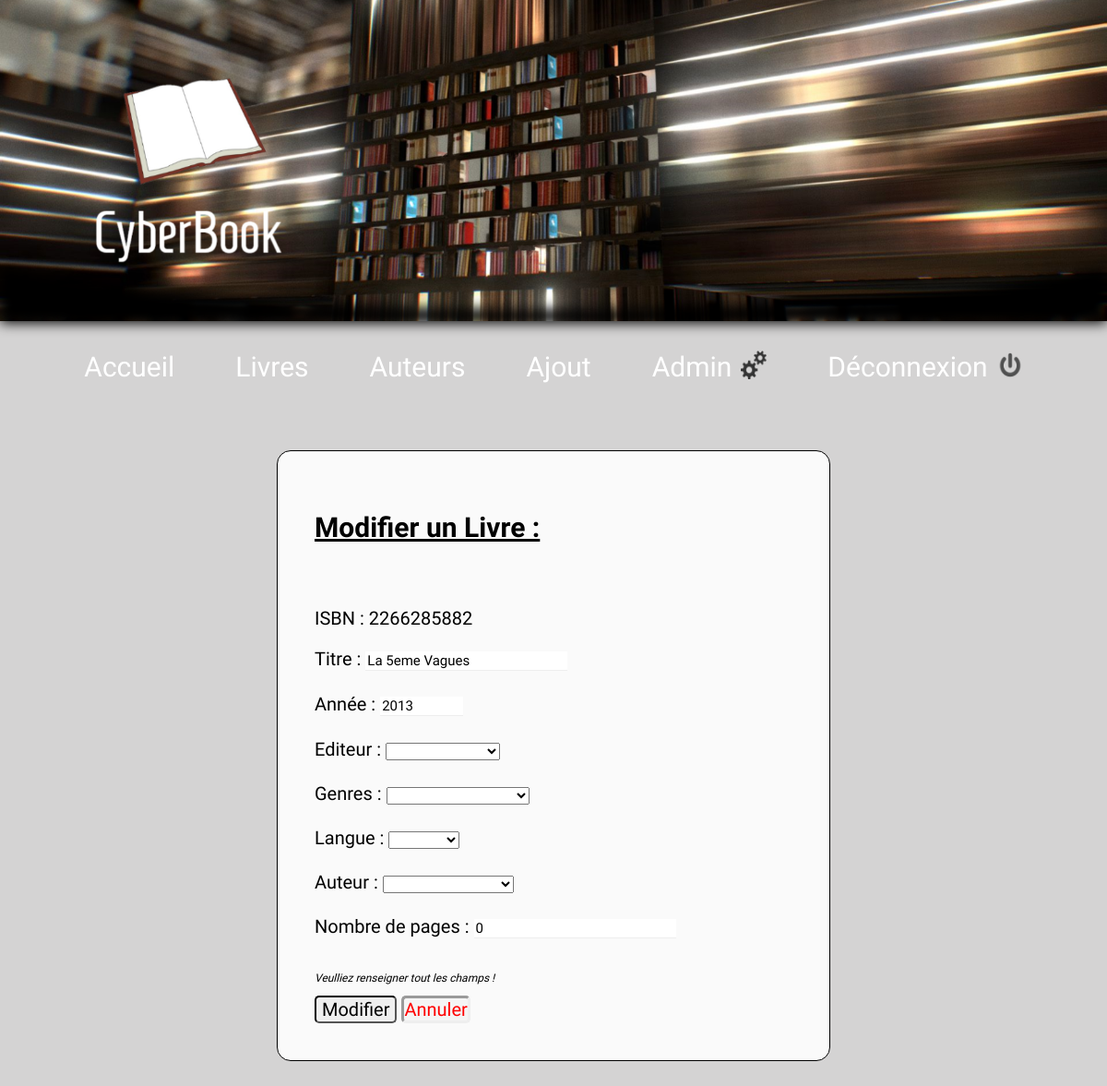
The app's page /modifLivre.php?isbn=2266285882 (signed in) with its own data.
### tables this page shows
CREATE TABLE IF NOT EXISTS `livre` (
  `id` int(11) NOT NULL AUTO_INCREMENT,
  `isbn` varchar(15) NOT NULL,
  `titre` varchar(500) NOT NULL,
  `editeur` int(11) NOT NULL,
  `annee` int(11) DEFAULT NULL,
  `genre` int(11) DEFAULT NULL,
  `langue` int(11) DEFAULT NULL,
  `nbpages` int(11) DEFAULT NULL,
  `reservation` int(11) NOT NULL DEFAULT '0',
  PRIMARY KEY (`isbn`),
  UNIQUE KEY `id` (`id`)
);

### src/modifLivre.php (the view, shortened to what this page needs)
<?php
if(empty($_SESSION['group'])){
    $_SESSION['group'] = 'visiteur';
}else{
    if($_SESSION['group'] != 'admin'){
        echo '<h1 style="text-align:center; color: red;">Vous devez être connecté en tant qu\'administrateur pour accéder à cette page</h1>';
    }else{
?>
<!DOCTYPE html>
<html>
    <head>
    	<link rel="stylesheet" type="text/css" href="css/style_ajout.css">
    </head>
    <body>
        <?php
        include "header.php";
        include "bdd.php";
        $isbn = $_GET['isbn'];
         $editeur = $bdd->query('SELECT * FROM editeur');
         $langue = $bdd->query('SELECT * FROM langue');
         $genre = $bdd->query('SELECT * FROM genre');
         $auteur = $bdd->query('SELECT * FROM personne');
         $Value = $bdd->query('SELECT * FROM livre LEFT JOIN editeur ON editeur.id = livre.editeur LEFT JOIN langue ON langue.id = livre.langue LEFT JOIN genre ON genre.id = livre.genre LEFT JOIN auteur ON auteur.idLivre = livre.isbn LEFT JOIN personne ON auteur.idPersonne = personne.id WHERE isbn = "'.$isbn.'"');
         $Value = $Value->fetch();
        ?>
    <form class="formulaire"  onsubmit="return verifModif()" action="modifLivre_Post.php?isbn=<?= ($Value['isbn'])?>"  method="POST">
        <p> <h2 style="text-decoration: underline;">Modifier un Livre : </h2><br>
        <p>ISBN : <?= $Value['isbn']?></p>
        <label for="titre">Titre</label> :  <input  class="input"type="text" name="titre" id="titre"  value="<?=$Value['titre'] ?>" /><br /><br />
        <label for="annee">Année</label> :  <input  class="input"type="number" min="1500" max="2020" step="1" name="annee" id="annee" value="<?=$Value['annee'] ?>"/><br /><br />
        <label for="editeur">Editeur</label> :
         <select name="editeur" id="editeur">
         <option value="">
            <?php foreach($editeur as $edi):?>
            <option value="<?= $edi['id']?>"><?= $edi['editeur']?>
            <?php endforeach ?>
        </select><br><br>
        <label for="genre">Genres</label> :
         <select name="genre" id="genre">
         <option value="">
            <?php foreach($genre as $g):?>
            <option value="<?= $g['id']?>"><?= $g['libelle'] ?>
            <?php endforeach ?>
        </select><br><br>
        <label for="langue">Langue</label> :
         <select name="langue" id="langue">
         <option value="">
            <?php foreach($langue as $la):?>
            <option value="<?= $la['id']?>"><?= $la['langue'] ?>
            <?php endforeach ?>
        </select><br><br>
        <label for="auteur">Auteur</label> :
         <select name="auteur" id="auteur">
            <option value="">
            <?php foreach($auteur as $a):?>
            <option value="<?= $a['id']?>"><?= $a['prenom']?> - <?=$a['nom']?>
            <?php endforeach ?>
        </select><br><br>
        <label for="nbpages">Nombre de pages</label> :  <input class="input" type="text" name="nbpages" id="nbp" value="0" /><br /><br />
        <p style="font-size: 12px;"><em>Veulliez renseigner tout les champs !</em></p>
        <input style="text-align: center;" class="button" type="submit" value="Modifier" id="envoi" />
        <a class="button" style="color: red; background-color:whitesmoke;" href="gestionLivre.php">Annuler</a>
    </form>
</body>
</html>
<?php
    }
}
?>

### src/css/style_ajout.css (style rules this page uses)
.formulaire { border: 1px solid black; border-style: 10px outset; border-radius: 15px; background-color: #fafafa; margin-left: 15em; margin-right: 15em; margin-top: 4.5em; margin-bottom: 7em; padding: 2em; }
.input { border: none; border-bottom: 1px groove; font-size: 15px;; }
form { font-size: 20px; }
a { font-size: 9px; text-decoration: none; }
.button { font-size: 20px; border-radius: 5px; border-style: inset; }

### src/header.php (style rules this page uses)
body, html { margin: 0 ; padding: 0 ; background-color: #D4D3D3 ; }
* { font-family: 'Homenaje', sans-serif; }

### records on screen
livre: isbn "2266285882", titre "La 5eme Vagues", annee "2013"
